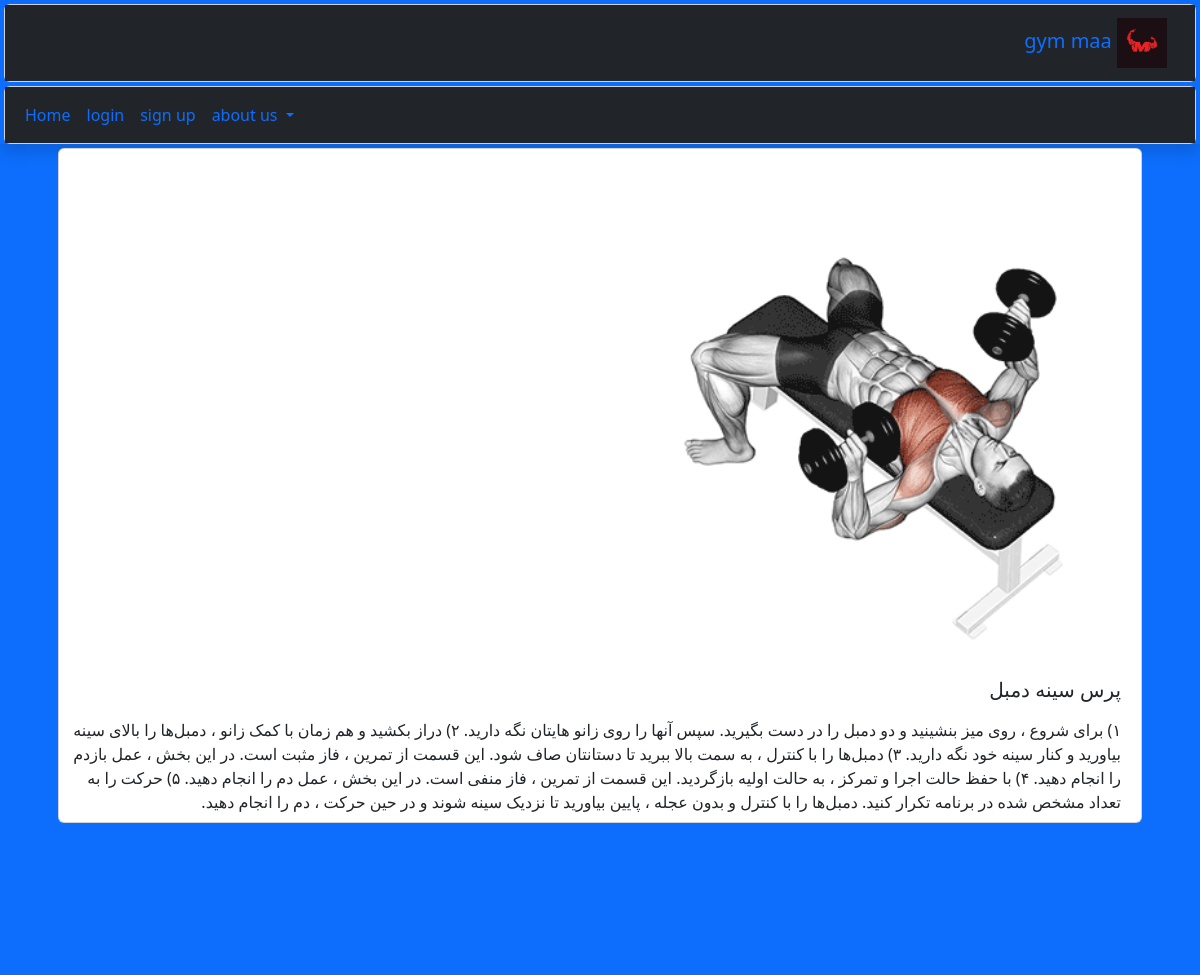
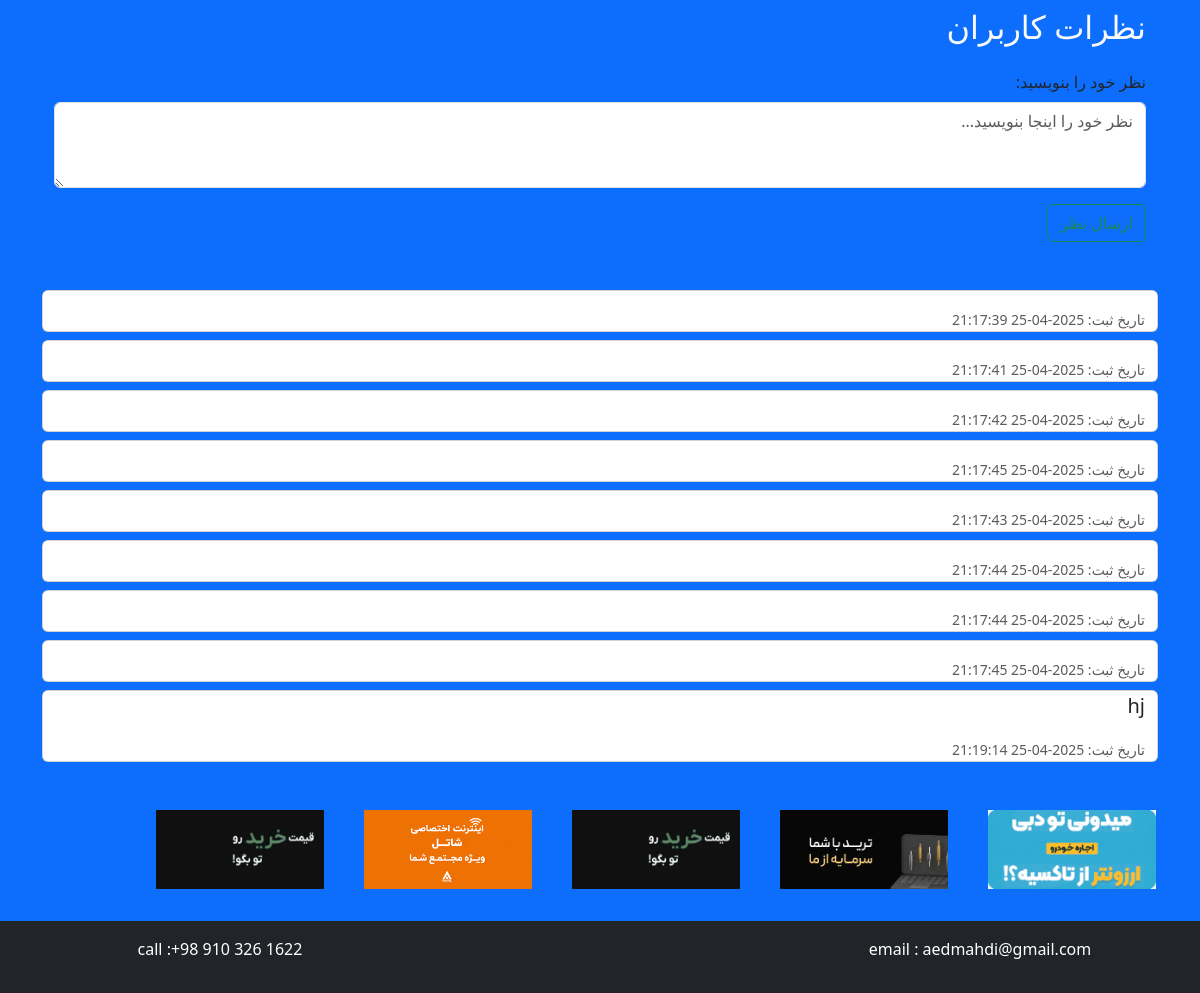
Screenshot of /detail.php?id=1 with the database file from the repository (2 pictures, top to bottom).
### tables this page shows
CREATE TABLE `new` (
  `id` int(11) NOT NULL,
  `title` varchar(40) NOT NULL,
  `text` text NOT NULL,
  `imageurl` text NOT NULL
);

CREATE TABLE `comment` (
  `id` int(11) NOT NULL,
  `newid` int(11) NOT NULL,
  `text` varchar(225) NOT NULL,
  `time` timestamp NOT NULL DEFAULT current_timestamp() ON UPDATE current_timestamp(),
  `sabt` tinyint(1) NOT NULL
);

### detail.php (the view, shortened to what this page needs)
<?php
include("header.php");
$id=$_GET["id"];
if (isset($_GET['id']))
	 $id=$_GET['id'];
$link=mysqli_connect("localhost","root","","gym");
$result=mysqli_query($link,"SELECT * FROM `new` WHERE id='$id'");
$row=mysqli_fetch_array($result);
while($row){
?>
<div class="row card m-1">
    <img class="col-12 col-md-6 card-image mt-1" src="<?php echo($row["imageurl"]); ?>" >
    <span class="col-12 m-2 h5"><?php echo($row["title"]);?></span>
    <span class="col-12 m-2"><?php echo($row["text"]); ?></span>
</div>
<?php
$row=mysqli_fetch_array($result);
}
?>
<div class="row" style="margin-top: 10rem;">
            <div class="col-12">
                <h2 class="text-light">نظرات کاربران</h2>
        <form class="mt-4" method="post" action="sabtcomment.php?id=<?php echo($id); ?>">
          <div class="mb-3">
            <label for="userComment" class="form-label">نظر خود را بنویسید:</label>
            <textarea class="form-control" name="textcom" id="userComment" rows="3"
              placeholder="نظر خود را اینجا بنویسید..."></textarea>
          </div>
          <button type="submit" class="btn btn-outline-success">ارسال نظر</button>
        </form>
            </div>
            <?php
            $link=mysqli_connect("localhost","root","","gym");
            $result=mysqli_query($link, "SELECT `text`, `time`, `sabt` FROM `comment` WHERE newid = $id AND sabt = 1");
            $row=mysqli_fetch_array($result);
            ?>
            <div class="container mt-5">
                <div class="row">
                    <?php
                while($row){
                    ?>
                    <div class="card col-12 mb-2">
                        <p class="fs-5"><?php echo($row['text']) ?></p>
                        <p class="card-text"><small class="text-body-secondary">تاریخ ثبت: <?php echo $row['time']; ?></small></p>
                    </div>
                    <?php
             $row=mysqli_fetch_array($result);
             }
             ?>
                </div>
            </div>
        </div>

### header.php (shortened to what this page needs)
<!DOCTYPE html>
<html lang="fa" dir="rtl">
<head>
    <link href="https://cdn.jsdelivr.net/npm/bootstrap@5.3.3/dist/css/bootstrap.min.css" rel="stylesheet">
</head>
<body class="bg-primary">
    <div id="asl">
   <header class="shadow">
    <div class="card m-1" >
    <nav class="navbar navbar-expand-lg bg-dark">
        <div class="container-fluid">
          <a class="navbar-brand text-primary" href="index.php">
            <img src="./img/fitness-gym-logo-letter-m-260nw-2420954215.jpg" alt="Logo" width="50" height="50" class=" align-items-center ">
            gym maa
          </a>
        </div>
      </nav>
    </div>
    <div class="card m-1" >
    <nav class="navbar navbar-expand-lg bg-dark" dir="ltr">
        <div class="container-fluid">
          <div class="collapse navbar-collapse text-primary" id="navbarSupportedContent">
            <ul class="navbar-nav me-auto mb-2 mb-lg-0">
              <li class="nav-item">
                <a class="nav-link active text-primary" aria-current="page" href="index.php">Home</a>
              </li>
              <?php if(isset($_SESSION["login"])){ ?>
                <li class="nav-item">
                  <a class="nav-link text-primary" href="logout.php">logout</a>
                </li>
                <?php }else{ ?>
              <li class="nav-item">
                <a class="nav-link active text-primary" aria-current="page" href="login.php">login</a>
              </li>
              <li class="nav-item">
                <a class="nav-link text-primary" href="signup.php">sign up</a>
              </li>
              <?php } ?>
              <li class="nav-item dropdown">
                <a class="nav-link dropdown-toggle text-primary" href="footer.php" role="button" data-bs-toggle="dropdown" aria-expanded="false">
                  about us
                </a>
              </li>
              </div>
          </div>
        </div>
</header>
 <main id="div2" class="container  justify-content-evenly col-12 ">
    <div class="container">

### rows the page displays
new: imageurl (picture), title "پرس سینه دمبل", text "۱) برای شروع ، روی میز بنشینید و دو دمبل را در دست بگیرید. سپس آنها را روی زانو هایتان نگه دارید. ۲) دراز بکشید و هم زمان با کمک زانو ، دمبل‌ها را بالای سینه بیاورید و کنار سینه خود نگه دارید. ۳) دمبل‌ها را با کنترل ، به سمت بالا ببرید تا دستانتان صاف شود. این قسمت از تمرین ، فاز مثبت است. در این بخش ، عمل بازدم را انجام دهید. ۴) با حفظ حالت اجرا و تمرکز ، به حالت اولیه بازگردید. این قسمت از تمرین ، فاز منفی است. در این بخش ، عمل دم را انجام دهید. ۵) حرکت را به تعداد مشخص شده در برنامه تکرار کنید. دمبل‌ها را با کنترل و بدون عجله ، پایین بیاورید تا نزدیک سینه شوند و در حین حرکت ، دم را انجام دهید."
comment: time "2025-04-25 21:17:39"
comment: time "2025-04-25 21:17:41"
comment: time "2025-04-25 21:17:42"
comment: time "2025-04-25 21:17:45"
comment: time "2025-04-25 21:17:43"
comment: time "2025-04-25 21:17:44"
comment: time "2025-04-25 21:17:44"
comment: time "2025-04-25 21:17:45"
comment: text "hj", time "2025-04-25 21:19:14"
